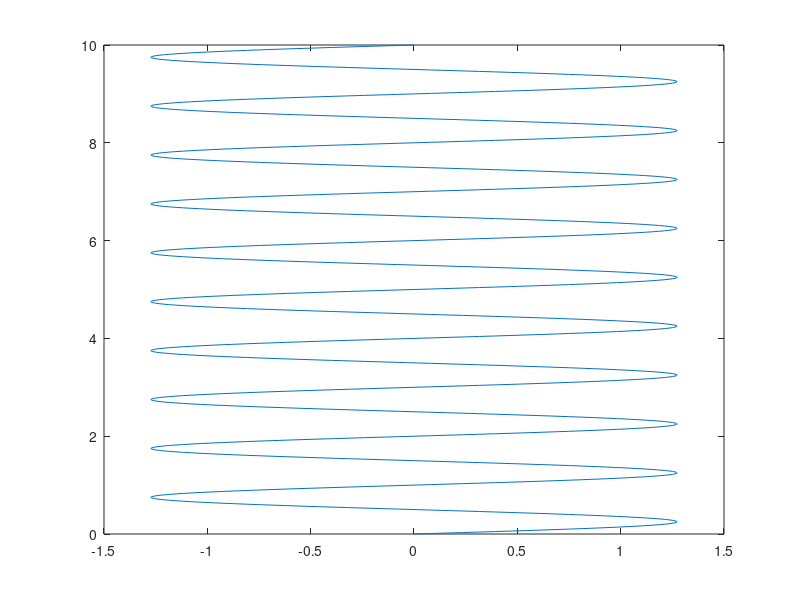

This figure's MATLAB source:
% 1
Fs = 100;
t =(0:1/Fs:10);
% 2
L = 500;
f = ((0:L-1)/L)*Fs;
% 3
k=1;
w = 2*pi;
xt = (4/pi)*(1/k)*sin(w*k*t);
% 4
X = fft(xt,L);
% 5
Xf = 2*abs(X)/L;
plot(f(1:(L/2)),Xf(1:L/2));
plot(xt,t);
